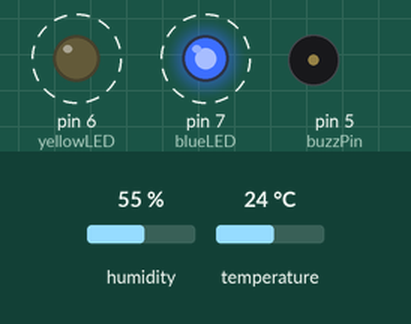
Simulated run of this sketch. Board: Arduino Uno, built with avr-gcc and run on an emulated ATmega328P. Shown: output pins drawn as LEDs (lit = HIGH), buzzer (waves = sounding, pin HIGH). Dashed ring = blinking. The inputs (shaded band) are chosen by the test bench; at power-on: humidity 55 %, temperature 24 °C. What the sketch prints to the serial monitor is not drawn.

Above: at 0.15 s.
Timing chart, 0 to 3.0 s (numbered marks = the images above):
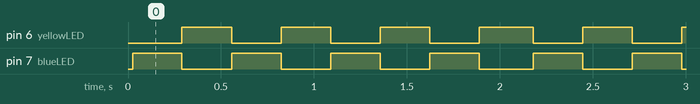

Measured:
- by itself, pin 6 (yellowLED), pin 7 (blueLED): alternates HIGH for 0.27 s and LOW for 0.27 s

The sketch:

Arduino_Code_Temperature_Sensing.ino
```cpp
//This code uses the temperature values measured by DH11 sensor to vary the frequency of blinking of two LEDs
//and activates the buzzer when the temperature value reaches 50°

# include <DHT.h>  // Include the DHT library

const int blueLED = 7;//connect the bleu LED to digital pin 7
const int yellowLED = 6;//connect the yellow LED to digital pin 6
const int buzzPin = 5;//connect buzzer to digital pin 5
const int sensorPin = 2;//connect temperature/humidity sensor to digital pin 2

DHT dht(sensorPin, DHT11); // Create DHT object

int blinkInterval = 500; // starting blink interval (1HZ)

void setup() {
  pinMode(blueLED, OUTPUT);
  pinMode(yellowLED, OUTPUT);
  pinMode(buzzPin, OUTPUT);
  Serial.begin(9600);//initialize serial communication at 9600 bits per second
  dht.begin(); // Initialize DHT sensor
}

void loop() {
  float temperature = dht.readTemperature(); // Read temperature from sensor

  if (isnan(temperature)){
    Serial.println("Failed to read temperature from DHT sensor!");
    return;
  }
  else{
    Serial.print("Temperature:   ");
    Serial.println(temperature);
  }
  blinkInterval = map(temperature, 0, 50, 100, 1000); // map temperature value to blink interval range
  Serial.print("frequence:   ");
  Serial.println(1000/blinkInterval); // printing the frequency of blinking on the serial port

  digitalWrite(blueLED, HIGH); // turn on first LED
  digitalWrite(yellowLED, LOW); // turn off second LED
  delay(blinkInterval/2); // wait for half the blink interval

  digitalWrite(blueLED, LOW); // turn off first LED
  digitalWrite(yellowLED, HIGH); // turn on second LED
  delay(blinkInterval/2); // wait for half the blink interval

  if (temperature != 50){
    digitalWrite(buzzPin, LOW);//turn off the buzzer
  }else{
    digitalWrite(buzzPin, HIGH);//turn on the buzzer
  }
}
```
